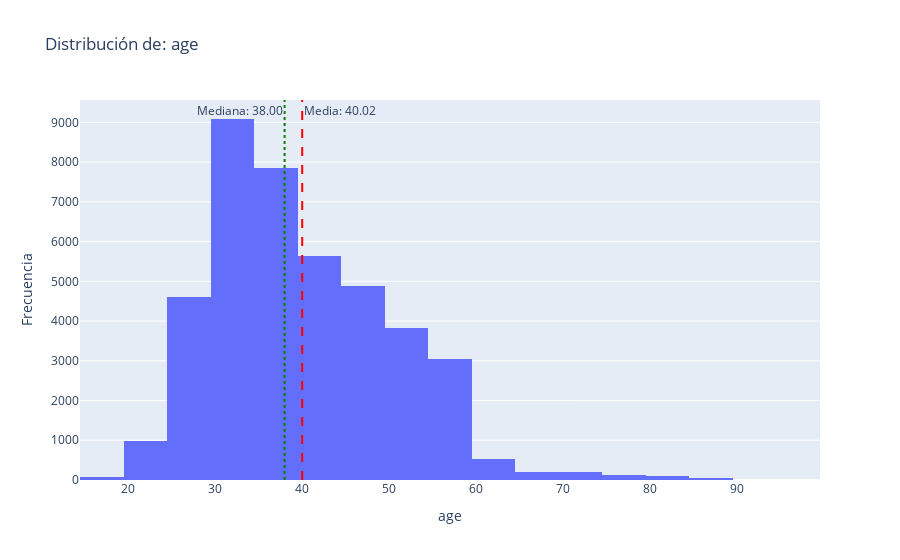

Notebook code for this chart:
### Markdown cell above
### 2.1. EDA Inicial

### Code cell
EDA.graficar_histograma_px(df_clean, 'age')

### Figure 1 — Plotly figure (JSON) as saved in the notebook; plotly's stock layout.template omitted (floating-point values rounded to 4 significant figures; data arrays with more than 128 entries replaced by an {"elided": "..."} marker saying what was removed)
{"data": [{"bingroup": "x", "hovertemplate": "age=%{x}<br>count=%{y}<extra></extra>", "legendgroup": "", "marker": {"color": "#636efa", "pattern": {"shape": ""}}, "name": "", "nbinsx": 20, "orientation": "v", "showlegend": false, "type": "histogram", "x": {"elided": "41188 int values"}, "xaxis": "x", "yaxis": "y"}], "layout": {"annotations": [{"showarrow": false, "text": "Media: 40.02", "x": 40.02, "xanchor": "left", "xref": "x", "y": 1, "yanchor": "top", "yref": "y domain"}, {"showarrow": false, "text": "Mediana: 38.00", "x": 38, "xanchor": "right", "xref": "x", "y": 1, "yanchor": "top", "yref": "y domain"}], "barmode": "relative", "legend": {"tracegroupgap": 0}, "shapes": [{"line": {"color": "red", "dash": "dash"}, "type": "line", "x0": 40.02, "x1": 40.02, "xref": "x", "y0": 0, "y1": 1, "yref": "y domain"}, {"line": {"color": "green", "dash": "dot"}, "type": "line", "x0": 38, "x1": 38, "xref": "x", "y0": 0, "y1": 1, "yref": "y domain"}], "title": {"text": "Distribución de: age"}, "xaxis": {"anchor": "y", "domain": [0, 1], "title": {"text": "age"}}, "yaxis": {"anchor": "x", "domain": [0, 1], "title": {"text": "Frecuencia"}}}}
